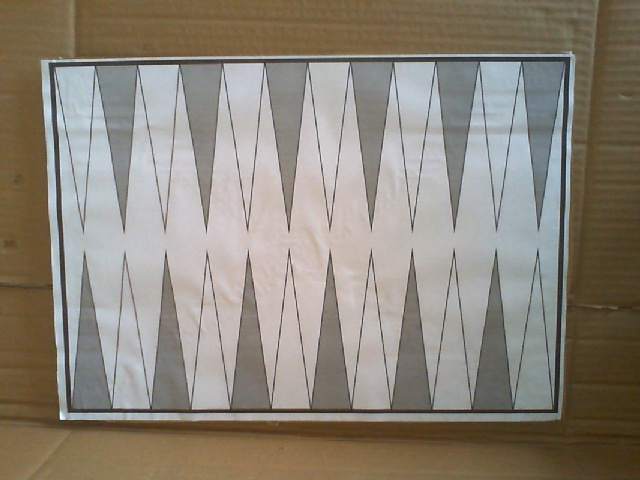
#> input picture img/test.jpg, 640 x 480 px, found by its file name
$ python rectangle_detection.py
#> lines starting #> are read from the running program, lines starting #| are printed output that depends on the picture; after the words box and inside, x2 and y2 are one past the last pixel; in counts of white or black regions, pixels touching at a corner belong together
import cv2
import numpy as np

img = cv2.imread('img/test.jpg')
#> img is the input picture: shape (480, 640, 3); mean B, G, R 121.3, 132.8, 140
cv2.imshow('image', img)

kernel = np.ones((5,5), np.uint8)
img = cv2.morphologyEx(img, cv2.MORPH_CLOSE, kernel, iterations=5)
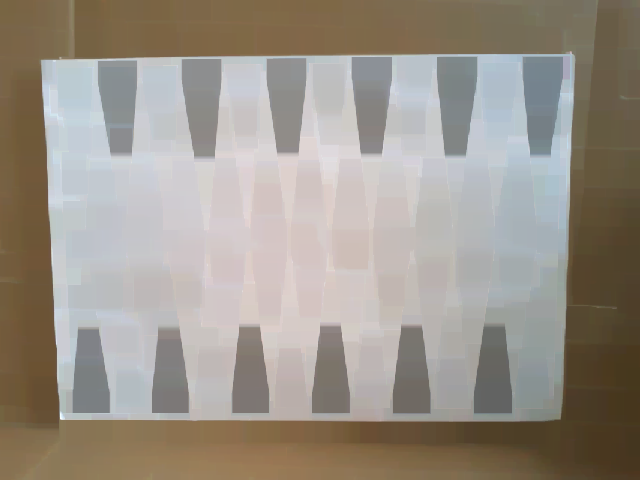
#> img: shape (480, 640, 3); mean B, G, R 136.9, 146.9, 154.6

mask = np.zeros(img.shape[:2],np.uint8)
bgdModel = np.zeros((1,65),np.float64)
fgdModel = np.zeros((1,65),np.float64)
rect = (20,20,img.shape[1]-20,img.shape[0]-20)
#> rect = (20, 20, 620, 460)
cv2.grabCut(img,mask,rect,bgdModel,fgdModel,5,cv2.GC_INIT_WITH_RECT)
mask2 = np.where((mask==2)|(mask==0),0,1).astype('uint8')
img = img*mask2[:,:,np.newaxis]
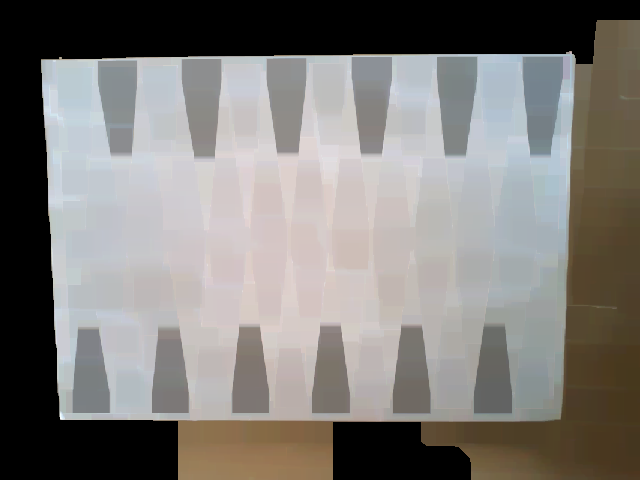
#> img: shape (480, 640, 3); mean B, G, R 120.4, 123.8, 126.8

cv2.imshow('image', img)
cv2.waitKey(0)

gray = cv2.cvtColor(img, cv2.COLOR_BGR2GRAY)
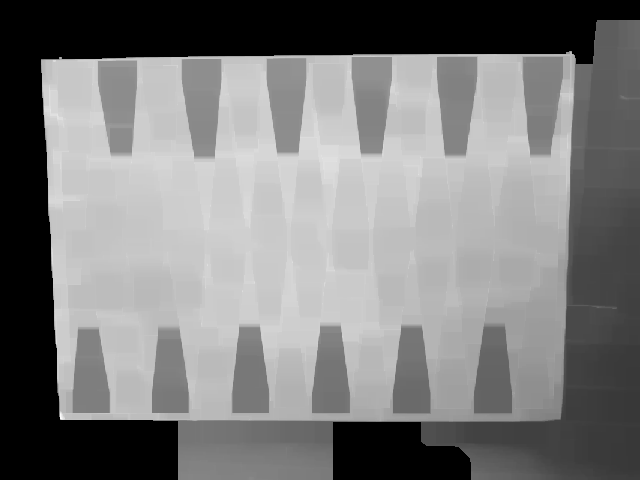
#> gray: shape (480, 640); min 0, max 253, mean 124.3
gray = cv2.GaussianBlur(gray, (11, 11), 0)
# Edge Detection.
canny = cv2.Canny(gray, 0, 200)
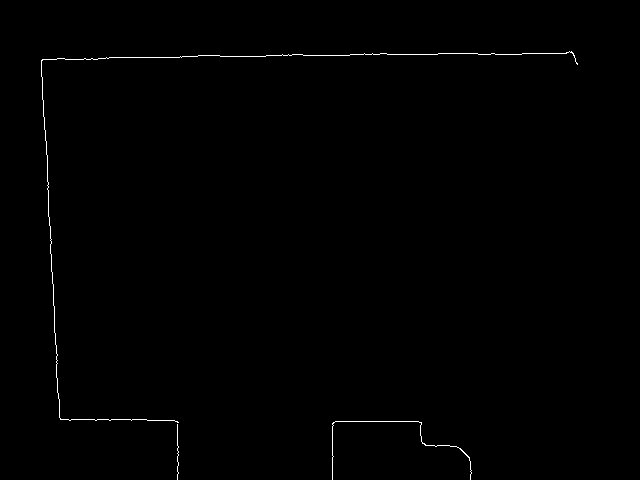
#> canny: shape (480, 640); 0.43% white in thin lines or dots, all inside (x1, y1, x2, y2) = (41, 51, 578, 480)
canny = cv2.dilate(canny, cv2.getStructuringElement(cv2.MORPH_ELLIPSE, (5, 5)))
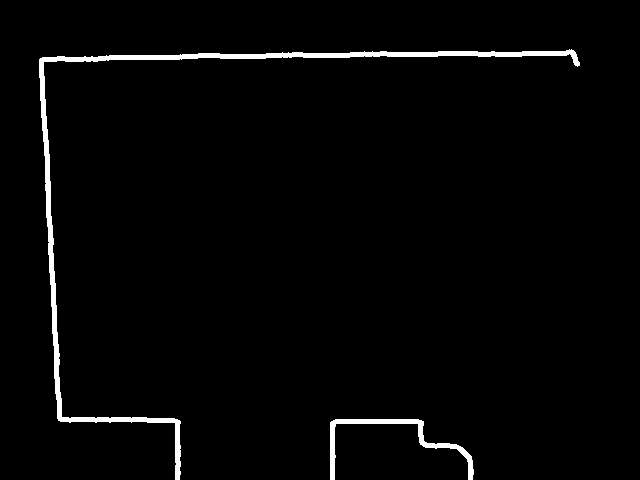
#> canny: shape (480, 640); 2.2% white; 2 white regions, box (x1, y1, x2, y2) and area: (39, 49, 580, 480) 5490, (330, 419, 474, 480) 1227

cv2.imshow('canny', canny)
cv2.waitKey(0)

$ run again, with img/im1.jpeg copied over img/test.jpg
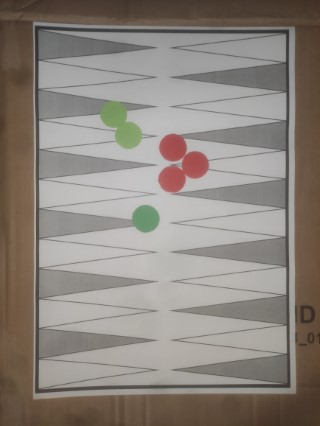
#> input picture img/im1.jpeg, 320 x 426 px, found by its file name
#> img is the input picture: shape (426, 320, 3); mean B, G, R 125.4, 132.5, 140.2
#> `gray = cv2.GaussianBlur(gray, (11, 11), 0)`:
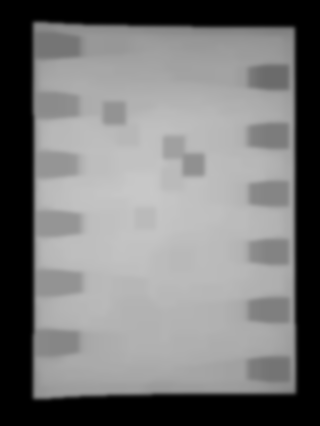
#> gray: shape (426, 320); min 0, max 200, mean 119.6
#> `canny = cv2.dilate(canny, cv2.getStructuringElement(cv2.MORPH_ELLIPSE,..`:
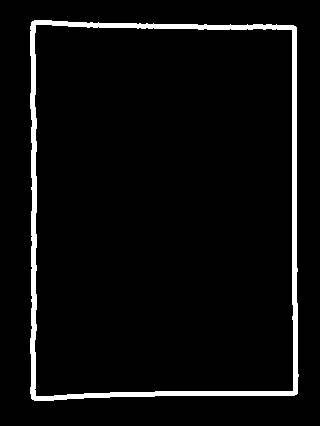
#> canny: shape (426, 320); 4.7% white; 1 white region, box (x1, y1, x2, y2) and area: (30, 20, 299, 401) 6382

$ run again, with img/im2.jpeg copied over img/test.jpg
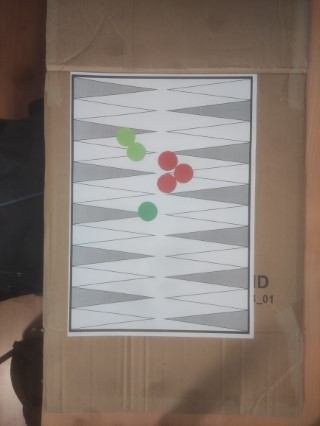
#> input picture img/im2.jpeg, 320 x 426 px, found by its file name
#> img is the input picture: shape (426, 320, 3); mean B, G, R 113.5, 121.7, 134
#> `gray = cv2.cvtColor(img, cv2.COLOR_BGR2GRAY)`:
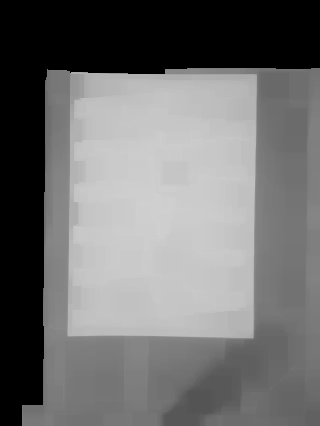
#> gray: shape (426, 320); min 0, max 209, mean 112.2
#> `canny = cv2.dilate(canny, cv2.getStructuringElement(cv2.MORPH_ELLIPSE,..`:
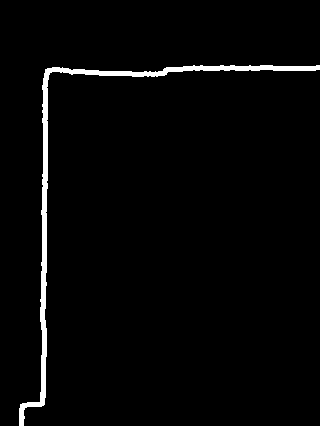
#> canny: shape (426, 320); 2.4% white; 1 white region, box (x1, y1, x2, y2) and area: (19, 65, 320, 426) 3301

$ run again, with img/im3.jpeg copied over img/test.jpg
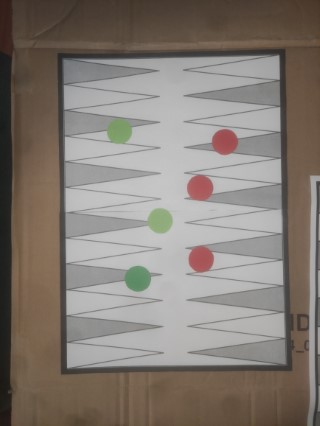
#> input picture img/im3.jpeg, 320 x 426 px, found by its file name
#> img is the input picture: shape (426, 320, 3); mean B, G, R 116.6, 124, 132.3
#> `gray = cv2.cvtColor(img, cv2.COLOR_BGR2GRAY)`:
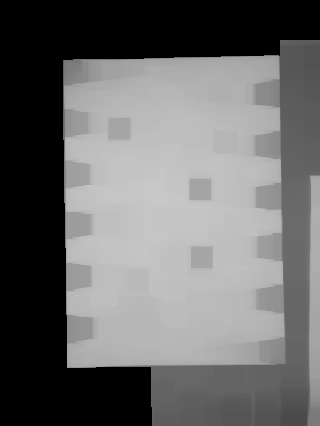
#> gray: shape (426, 320); min 0, max 203, mean 105.3
#> `canny = cv2.dilate(canny, cv2.getStructuringElement(cv2.MORPH_ELLIPSE,..`:
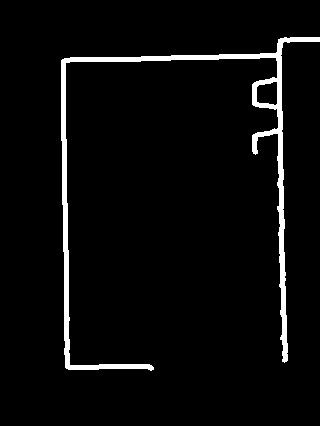
#> canny: shape (426, 320); 4% white; 1 white region, box (x1, y1, x2, y2) and area: (61, 37, 320, 371) 5478
